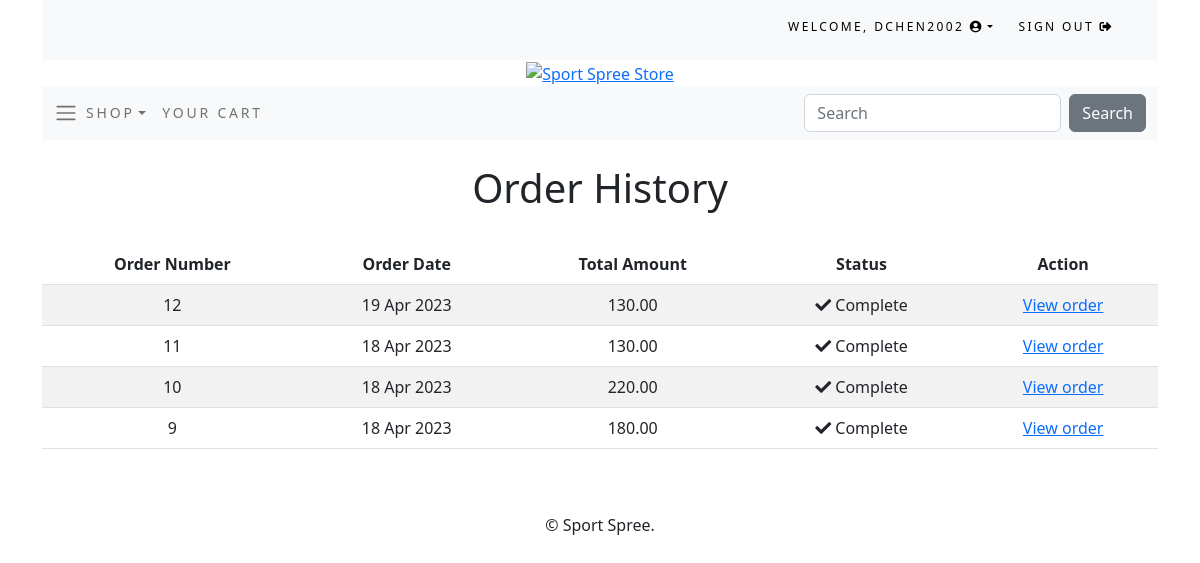
Page /order/history/ (signed in) on the committed database.
### accounts/models.py (models this page shows)
class CustomUser(AbstractUser):
    age = models.PositiveIntegerField(null=True, blank=True)

### order/models.py (models this page shows, shortened)
class Order(models.Model):
    token = models.CharField(max_length=250, blank=True)
    total = models.DecimalField(max_digits=10, decimal_places=2, verbose_name='Euro Order Total')
    emailAddress = models.EmailField(max_length=250, blank=True, verbose_name='Email Address')
    created = models.DateTimeField(auto_now_add=True)
    billingName = models.CharField(max_length=250, blank=True)
    billingAddress1 = models.CharField(max_length=250, blank=True)
    billingCity = models.CharField(max_length=250, blank=True)
    billingPostcode = models.CharField(max_length=10, blank=True)
    billingCountry = models.CharField(max_length=200, blank=True)
    shippingName = models.CharField(max_length=250, blank=True)
    shippingAddress1 = models.CharField(max_length=250, blank=True)
    shippingCity = models.CharField(max_length=250, blank=True)
    shippingPostcode = models.CharField(max_length=10, blank=True)
    shippingCountry = models.CharField(max_length=200, blank=True)
    class Meta:
        db_table = 'Order'
        ordering = ['-created']

### order/views.py (the view)
# urls.py: path('history/', views.orderHistory.as_view(), name='order_history'),
class orderHistory(LoginRequiredMixin, View):
    def get (self, request):
        if request.user.is_authenticated:
            email = str(request.user.email)
            order_details = Order.objects.filter(emailAddress=email)
        return render(request, 'order/orders_list.html', {'order_details': order_details})

### cart/context_processors.py (called while the page is built)
def counter(request):
    item_count = 0
    if 'admin' in request.path:
        return {}
    else:
        try:
            cart = Cart.objects.filter(cart_id=_cart_id(request))
            cart_items = CartItem.objects.all().filter(cart=cart[:1])
            for cart_item in cart_items:
                item_count += cart_item.quantity
        except Cart.DoesNotExist:
            item_count = 0
    return {'item_count':item_count}

### cart/views.py (called while the page is built)
def _cart_id(request):
    cart = request.session.session_key
    if not cart:
        cart = request.session.create()
    return cart

### shop/context_processors.py (called while the page is built)
def menu_links(request):
    links = Category.objects.all()
    return {'links':links}

### shop/models.py (called while the page is built)
    def get_absolute_url(self):
        return reverse('shop:products_by_category', args=[self.id])

### order/templates/order/orders_list.html (shortened to what this page needs)
{% extends "base.html" %}
{% load static %}
{% block content %}
    <div>
        <div class="text-center">
            <br>
            <h1 class="text-center my_title">Order History</h1>
            <br>
            {% if order_details %}
            <table class="table table-striped">
                <thead>
                    <tr>
                        <th>Order Number</th>
                        <th>Order Date</th>
                        <th>Total Amount</th>
                        <th>Status</th>
                        <th>Action</th>
                    </tr>
                </thead>
                <tbody>
                    {% for order in order_details %}
                    <tr>
                        <td>{{ order.id }}</td>
                        <td>{{ order.created|date:"d M Y" }}</td>
                        <td>{{ order.total }}</td>
                        <td><i class="fas fa-check"></i>&nbsp;Complete</td>
                        <td><a href="{% url 'order:order_detail' order.id %}">View order</a></td>
                    </tr>
                    {% endfor %}
                </tbody>
            </table>
            {% else %}
            <p>You have not placed any orders yet.<br><br><a href="{% url 'shop:all_products' %}"
                                                           class="btn btn-secondary">Continue shopping</a></p>
            {% endif %}
        </div>
    </div>
    <br>
    <br>
{% endblock %}

### shop/templates/top-navbar.html (shortened to what this page needs)
<div class="container">
    <div class="my_custom_menu">
        <ul>
            {% if user.is_authenticated %}
            <li>
                Welcome, <a href="#" class="dropdown-toggle" data-bs-toggle="dropdown"
                aria-haspopup="true" aria-expanded="false">{{ user.username }}
                <i class="fas fa-user-circle"></i></a>
            </li>
            <li>
                <a href="{% url 'logout' %}">Sign Out <i class="fas fa-sign-out-alt"></i></a>
            </li>
            {% endif %}
        </ul>
    </div>
</div>

### shop/static/css/custom.css (style rules this page uses)
.my_custom_menu { text-align: right !important; }
.my_custom_menu ul li { list-style: none; color: #000; text-transform: uppercase; letter-spacing: .2em; font-size: 12px; padding-right: 20px; display: inline; }
.my_custom_menu ul li a { text-decoration: none; color: #000; list-style: none; text-transform: uppercase; letter-spacing: .2em; font-size: 12px; }

### rows in the picture
CustomUser: username "DCHEN2002"
Order: id "12", created "19 Apr 2023", total "130.00"
Order: id "11", created "18 Apr 2023", total "130.00"
Order: id "10", created "18 Apr 2023", total "220.00"
Order: id "9", created "18 Apr 2023", total "180.00"
